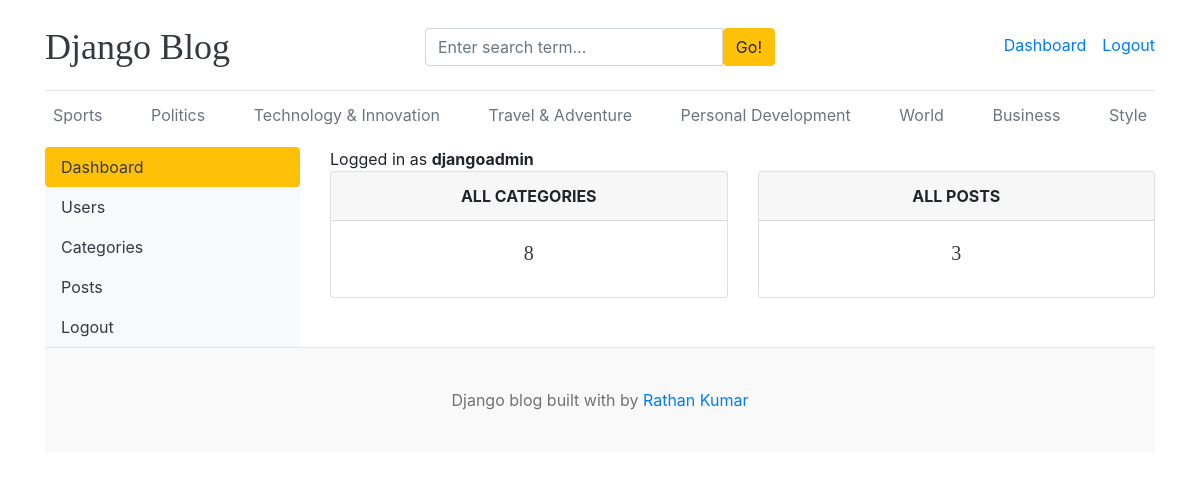
The page /dashboard/ (signed in) on the database its author committed.
### blogs/models.py (models this page shows, shortened)
class Category(models.Model):
    category_name = models.CharField(max_length=50, unique=True)
    created_at = models.DateTimeField(auto_now_add=True)
    updated_at = models.DateTimeField(auto_now=True)
    class Meta:
        verbose_name_plural = 'categories'

### dashboards/views.py (the view)
# urls.py: path('dashboard/', include('dashboards.urls'))
@login_required(login_url='login')
def dashboard(request):
    category_count = Category.objects.all().count()
    blogs_count = Blog.objects.all().count()
    context = {
        'category_count': category_count,
        'blogs_count': blogs_count,
    }
    return render(request, 'dashboard/dashboard.html', context)

### blogs/context_processors.py (called while the page is built)
def get_categories(request):
    categories = Category.objects.all()
    return dict(categories=categories)

def get_social_links(request):
    social_links = SocialLink.objects.all()
    return dict(social_links=social_links)

### templates/dashboard/dashboard.html
{% extends 'base.html' %}
{% block content %}
<div class="row">
    {% include 'dashboard/sidebar.html' %}
    <div class="col-md-9">
        <span>Logged in as <b>{{user}}</b></span>
        <div class="row">
            <div class="col">
                <div class="card border-default mb-3">
                    <div class="card-header text-center text-uppercase font-weight-bold">All Categories</div>
                    <div class="card-body text-dark">
                        <h5 class="card-title text-center">{{category_count}}</h5>
                    </div>
                </div>
            </div>
            <div class="col">
                <div class="card border-default mb-3">
                    <div class="card-header text-center text-uppercase font-weight-bold">All Posts</div>
                    <div class="card-body text-dark">
                        <h5 class="card-title text-center">{{blogs_count}}</h5>
                    </div>
                </div>
            </div>
        </div>
    </div>
</div>
{% endblock %}

### templates/base.html (shortened to what this page needs)
{% load static %}
<!DOCTYPE html>
<html lang="en">
<head>
    <link href="https://getbootstrap.com/docs/4.0/dist/css/bootstrap.min.css" rel="stylesheet">
    <link href="{% static 'css/blog.css' %}" rel="stylesheet">
    <link rel="stylesheet" href="https://cdnjs.cloudflare.com/ajax/libs/font-awesome/6.5.1/css/all.min.css"
 />
</head>
<body>
    <div class="container">
        <header class="blog-header py-3">
            <div class="row flex-nowrap justify-content-between align-items-center">
                <div class="col-4 pt-1">
                    <a class="blog-header-logo text-dark" href="/">Django Blog</a>
                </div>
                <div class="col-4 pt-1">
                    <form action="{% url 'search' %}">
                        <div class="input-group">
                            <input class="form-control" type="text" name="keyword" value="{{keyword}}"
                                placeholder="Enter search term..." aria-label="Enter search term..."
                                aria-describedby="button-search" />
                            <button type="submit" class="btn btn-warning" id="button-search" type="button">Go!</button>
                        </div>
                    </form>
                </div>
                <div class="col-4 d-flex justify-content-end align-items-center">
                    {% if not user.is_authenticated %}
                    <a class="btn btn-sm btn-warning" href="{% url 'login' %}">Login</a> &nbsp;
                    <a class="btn btn-sm btn-outline-secondary" href="{% url 'register' %}">Register</a>
                    {% else %}
                    <span><a href="{% url 'dashboard' %}">Dashboard</a></span>
                    <span><a href="{% url 'logout' %}">Logout</a></span>
                    {% endif %}
                </div>
            </div>
        </header>
        <div class="nav-scroller py-1 mb-2">
            <nav class="nav d-flex justify-content-between">
                {% for category in categories %}
                <a class="p-2 text-muted"
                    href="{% url 'posts_by_category' category.id %}">{{category.category_name}}</a>
                {% endfor %}
            </nav>
        </div>
        {% block content %}
        {% endblock %}
        <footer class="blog-footer">
            <p>Django blog built with by <a href="#">Rathan Kumar</a></p>
        </footer>
</body>
</html>

### blog_main/static/css/blog.css (style rules this page uses)
.blog-header { border-bottom: 1px solid #e5e5e5; }
.blog-header-logo { font-family: "Playfair Display", Georgia, "Times New Roman", serif; font-size: 2.25rem; }
h1, h2, h3, h4, h5, h6 { font-family: "Playfair Display", Georgia, "Times New Roman", serif; }
.blog-footer { padding: 2.5rem 0; color: #727272; text-align: center; background-color: #f9f9f9; border-top: .05rem solid #e5e5e5; }
.blog-footer p:last-child { margin-bottom: 0; }

### rows shown on the page
Category: category_name "Sports"
Category: category_name "Politics"
Category: category_name "Technology & Innovation"
Category: category_name "Travel & Adventure"
Category: category_name "Personal Development"
Category: category_name "World"
Category: category_name "Business"
Category: category_name "Style"

### other values the page prints
{{ user }} "djangoadmin"
{{ category_count }} "8"
{{ blogs_count }} "3"
